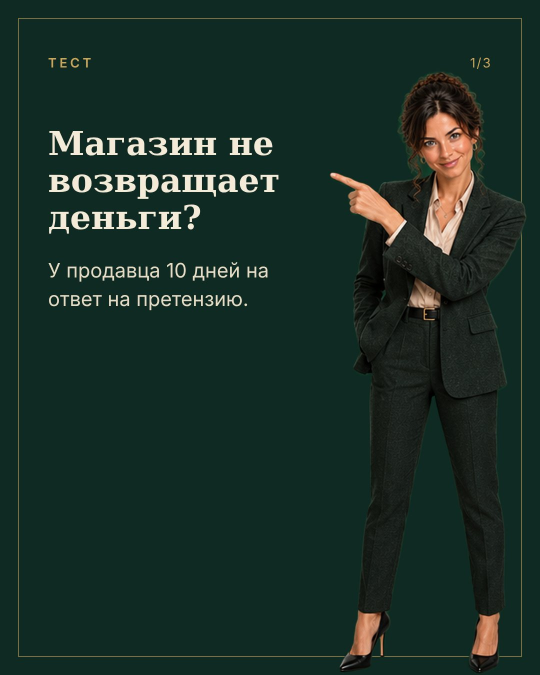
#> input picture media/mascot/_example_full_point.jpg, 1080 x 1350 px (shown at 1/2 size)
$ python cutout.py ../media/mascot/_example_full_point.jpg ../media/mascot/_sheet_emotions_v2.jpg
#> lines starting #> are read from the running program, lines starting #| are printed output that depends on the picture; after the words box and inside, x2 and y2 are one past the last pixel; in counts of white or black regions, pixels touching at a corner belong together
"""Вырезает фигуру с белого/светло-серого фона: python3 tools/cutout.py in.png out.png"""
import sys
import numpy as np
from PIL import Image, ImageFilter
from scipy import ndimage


def cutout(src, dst, max_side=1400):
#> called with src = '../media/mascot/_example_full_point.jpg', dst = '../media/mascot/_sheet_emotions_v2.jpg', max_side = 1400
    arr = np.array(Image.open(src).convert("RGB")).astype(int)
    sat = arr.max(axis=2) - arr.min(axis=2)
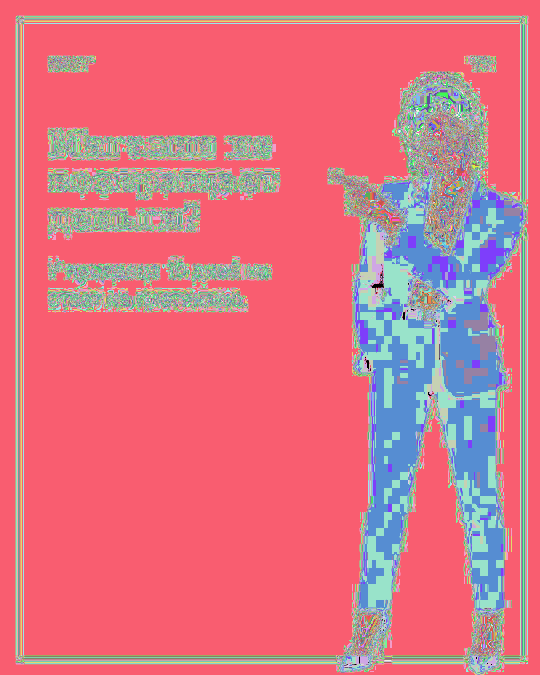
#> sat: shape (1350, 1080) int64 (shown at 1/2 size); 140 distinct labels, from 0 to 140; one colour per label, 0 black
    light = (arr.min(axis=2) > 165) & (sat < 35)
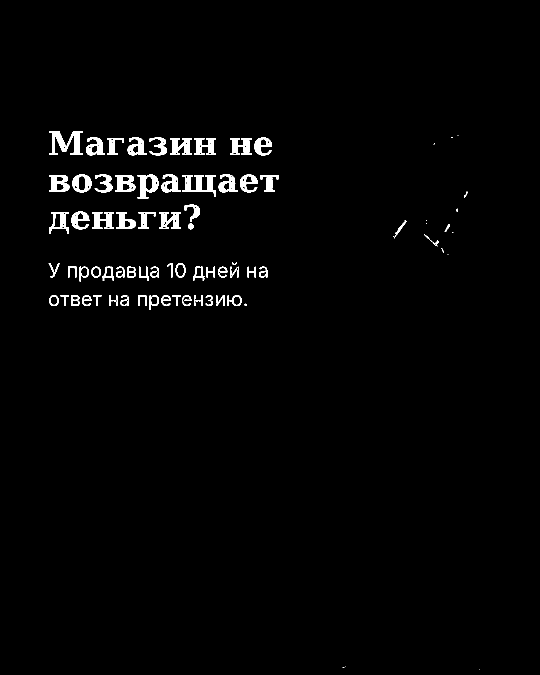
#> light: shape (1350, 1080) bool (shown at 1/2 size); 1.8% white; 79 white regions (13 under 20 px), largest, box (x1, y1, x2, y2) and area: (99, 262, 166, 310) 1523, (365, 350, 432, 393) 1377, (275, 349, 317, 398) 1075
    lab, _ = ndimage.label(light)
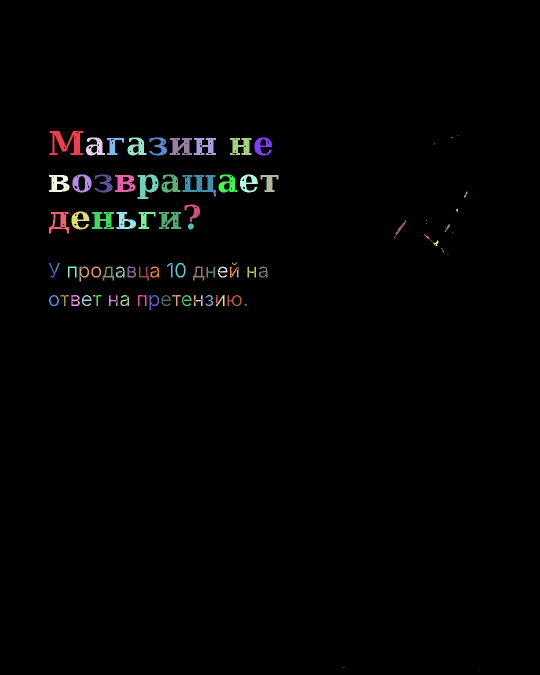
#> lab: shape (1350, 1080) int32 (shown at 1/2 size); 95 distinct labels, from 0 to 94; one colour per label, 0 black
    border = set(np.unique(np.concatenate([lab[0], lab[-1], lab[:, 0], lab[:, -1]]))) - {0}
#> border = 0 items
    bg = np.isin(lab, list(border))
#> bg: shape (1350, 1080) bool; every value is 0
    pure = (arr.min(axis=2) > 190) & (sat < 22)
#> pure: shape (1350, 1080) bool; 0.82% white in thin lines or dots, all inside (x1, y1, x2, y2) = (98, 262, 960, 1339)
    lab2, n2 = ndimage.label(pure)
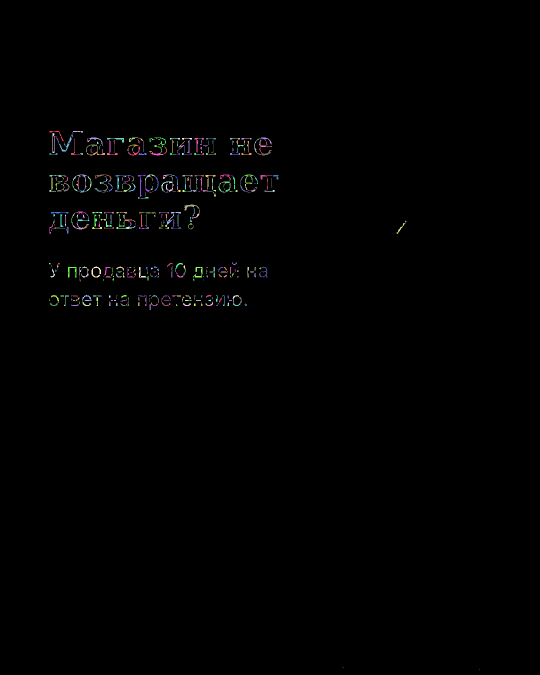
#> lab2: shape (1350, 1080) int32 (shown at 1/2 size); 569 distinct labels, from 0 to 568; one colour per label, 0 black
#> n2 = 568
    sizes = ndimage.sum(pure, lab2, range(1, n2 + 1))
#> sizes = 568 values, max 140 at index 373, min 1 at index 2, mean 21.01
    bg |= np.isin(lab2, [i + 1 for i, s in enumerate(sizes) if s > 150])
    fg = ndimage.binary_erosion(ndimage.binary_opening(~bg, iterations=2), iterations=3)
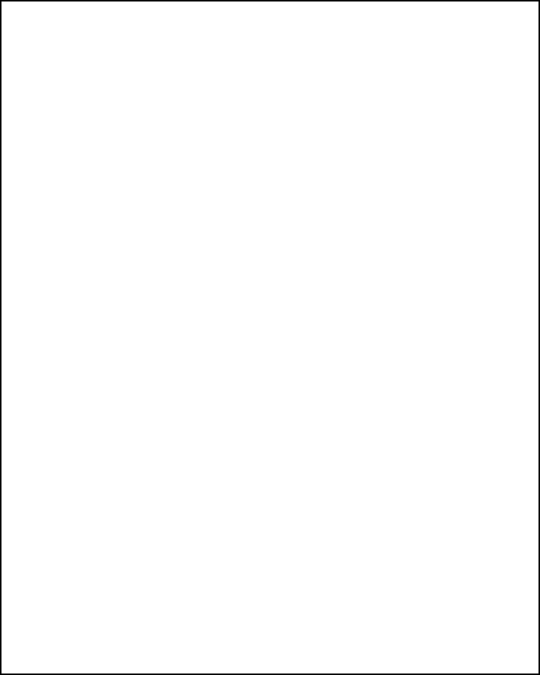
#> fg: shape (1350, 1080) bool (shown at 1/2 size); 99% white; 1 black region, box (x1, y1, x2, y2) and area: (0, 0, 1080, 1350) 14544
    a = np.array(Image.fromarray((fg * 255).astype("uint8")).filter(ImageFilter.GaussianBlur(1.5))).astype(float) / 255
    rgb = arr.astype(float)
    edge = (a > 0) & (a < 0.98)
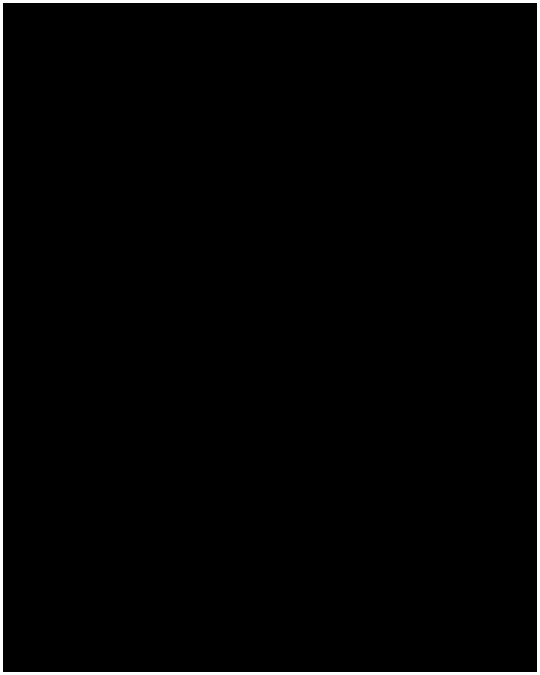
#> edge: shape (1350, 1080) bool (shown at 1/2 size); 2% white; 1 white region, box (x1, y1, x2, y2) and area: (0, 0, 1080, 1350) 29012
    rgb[edge] *= 0.55
    img = Image.fromarray(np.dstack([rgb.clip(0, 255), a * 255]).astype("uint8"), "RGBA")
    img = img.crop(img.split()[3].point(lambda v: 255 if v > 20 else 0).getbbox())
#> img: PIL image 1078x1348 RGBA
    img.thumbnail((max_side // 2, max_side))
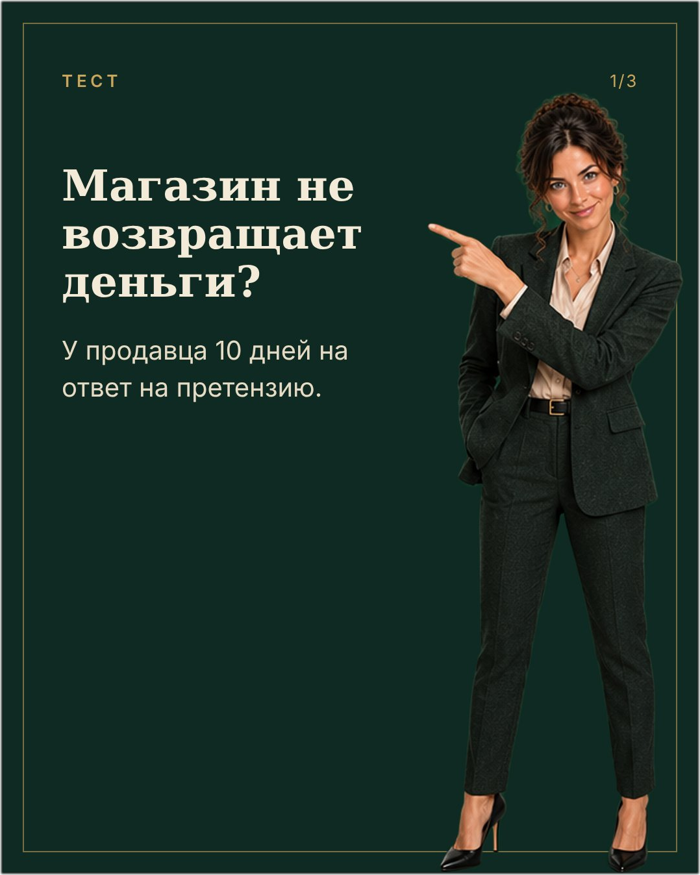
#> img: PIL image 700x875 RGBA; mean R, G, B, A 26.6, 47, 39.1, 253.3; transparent parts drawn white
    img.save(dst)


if __name__ == "__main__":
    cutout(sys.argv[1], sys.argv[2])

$ run again, on media/mascot/_src_shrug_v2.jpg
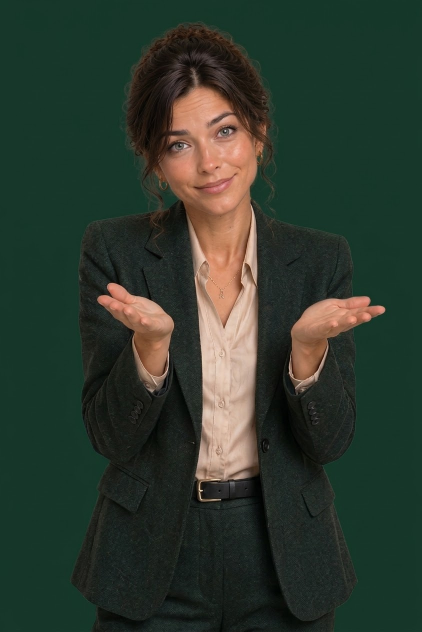
#> input picture media/mascot/_src_shrug_v2.jpg, 843 x 1264 px (shown at 1/2 size)
#> sat: shape (1264, 843) int64; 118 distinct labels, from 0 to 117
#> in cutout, `light = (arr.min(axis=2) > 165) & (sat < 35)`:
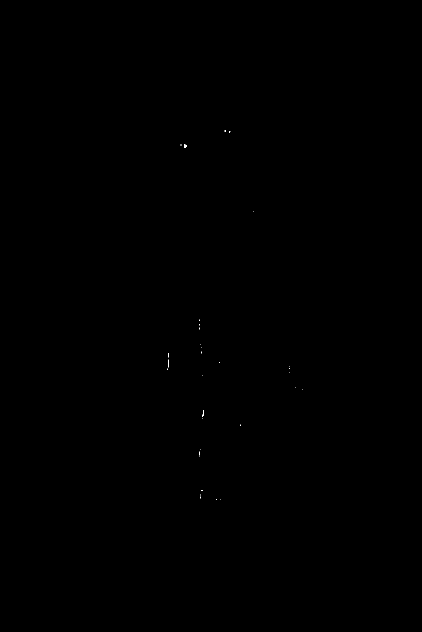
#> light: shape (1264, 843) bool (shown at 1/2 size); 0.01% white in thin lines or dots, all inside (x1, y1, x2, y2) = (335, 260, 606, 1000)
#> lab: shape (1264, 843) int32; 35 distinct labels, from 0 to 34
#> border = 0 items
#> bg: shape (1264, 843) bool; every value is 0
#> pure: shape (1264, 843) bool; 0% white in thin lines or dots, all inside (x1, y1, x2, y2) = (361, 261, 452, 293)
#> lab2: shape (1264, 843) int32; 4 distinct labels, from 0 to 3
#> n2 = 3
#> sizes = [6, 4, 5]
#> fg: shape (1264, 843) bool; 98.8% white; 1 black region, box (x1, y1, x2, y2) and area: (0, 0, 843, 1264) 12606
#> edge: shape (1264, 843) bool; 2.4% white; 1 white region, box (x1, y1, x2, y2) and area: (0, 0, 843, 1264) 25136
#> in cutout, `img.thumbnail((max_side // 2, max_side))`:
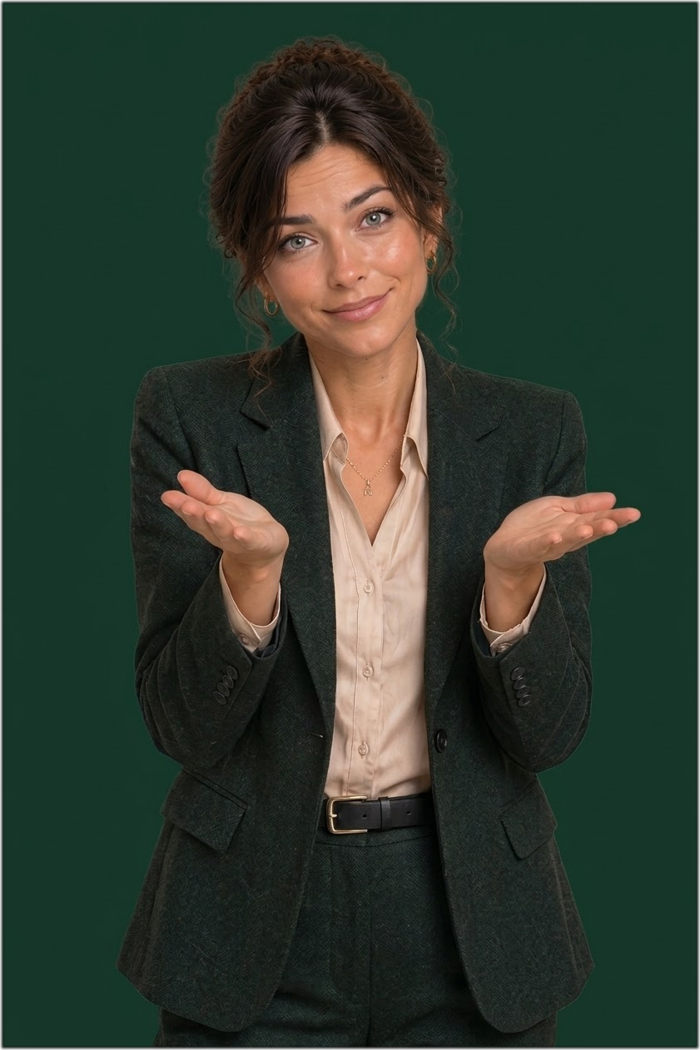
#> img: PIL image 700x1050 RGBA; mean R, G, B, A 45.5, 56.8, 45.6, 252.9; transparent parts drawn white
